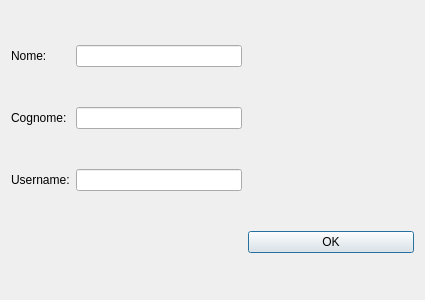
<ui version="4.0" >
 <class>ProfiloDialog</class>
 <widget class="QDialog" name="ProfiloDialog" >
  <property name="geometry" >
   <rect>
    <x>0</x>
    <y>0</y>
    <width>425</width>
    <height>300</height>
   </rect>
  </property>
  <property name="windowTitle" >
   <string>Profilo Giocatore</string>
  </property>
  <layout class="QGridLayout" name="gridLayout" >
   <item row="0" column="0" >
    <widget class="QLabel" name="label" >
     <property name="text" >
      <string>Nome:</string>
     </property>
    </widget>
   </item>
   <item row="0" column="1" >
    <widget class="QLineEdit" name="lineNome" />
   </item>
   <item row="1" column="0" >
    <widget class="QLabel" name="label_2" >
     <property name="text" >
      <string>Cognome:</string>
     </property>
    </widget>
   </item>
   <item row="1" column="1" >
    <widget class="QLineEdit" name="lineCognome" />
   </item>
   <item row="1" column="2" >
    <spacer name="horizontalSpacer" >
     <property name="orientation" >
      <enum>Qt::Horizontal</enum>
     </property>
     <property name="sizeHint" stdset="0" >
      <size>
       <width>166</width>
       <height>20</height>
      </size>
     </property>
    </spacer>
   </item>
   <item row="2" column="0" >
    <widget class="QLabel" name="label_3" >
     <property name="text" >
      <string>Username:</string>
     </property>
    </widget>
   </item>
   <item row="2" column="1" >
    <widget class="QLineEdit" name="lineUsername" />
   </item>
   <item row="3" column="2" >
    <widget class="QPushButton" name="pushButton" >
     <property name="text" >
      <string>OK</string>
     </property>
    </widget>
   </item>
   <item row="3" column="1" >
    <spacer name="horizontalSpacer_2" >
     <property name="orientation" >
      <enum>Qt::Horizontal</enum>
     </property>
     <property name="sizeHint" stdset="0" >
      <size>
       <width>40</width>
       <height>20</height>
      </size>
     </property>
    </spacer>
   </item>
  </layout>
 </widget>
 <resources/>
 <connections/>
</ui>
